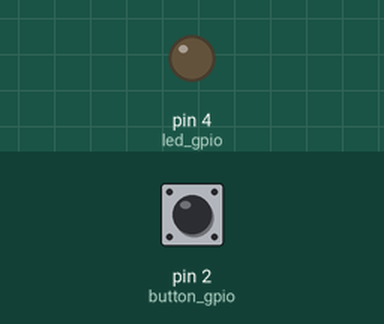
Simulated run of this sketch. Board: Arduino Uno, built with avr-gcc and run on an emulated ATmega328P. On the bench: output pins drawn as LEDs (lit = HIGH). The inputs (shaded band) are chosen by the test bench; at power-on: pin 2 (button_gpio) LOW.

Above: at 1.2 s.
1.3 s: pin 2 (button_gpio) pulled HIGH for 0.15 s
At 1.37 s:
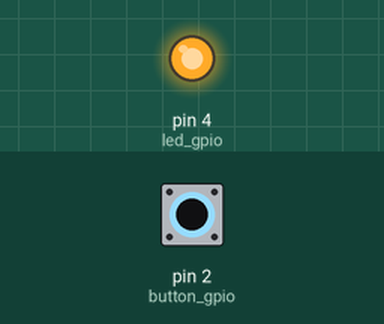
2.9 s: pin 2 (button_gpio) pulled HIGH for 3.2 s
At 6.9 s:
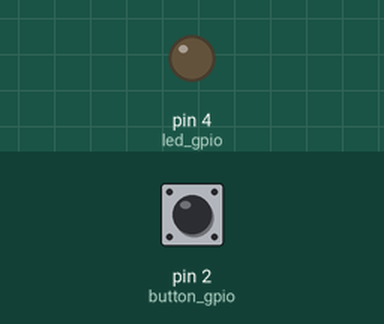
Timing chart, 0 to 8.4 s (numbered marks = the images above; inputs shaded):
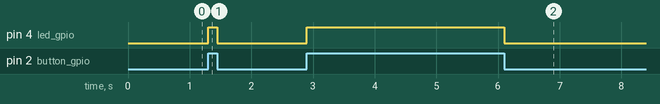

Measured:
- after the input at 1.3 s, pin 4 (led_gpio): LOW → HIGH at once, → LOW 0.15 s later
- after the input at 2.9 s, pin 4 (led_gpio): LOW → HIGH at once, → LOW 3.2 s later

The sketch:

01c_Push_Button.ino
```cpp
const byte led_gpio = 4;
const byte button_gpio = 2;

int buttonState = 0;


void setup() {
  // initializing digital pin led_gpio as an output.
  pinMode(led_gpio, OUTPUT);

  // initializing the pushbutton pin as an input:
  pinMode(button_gpio, INPUT);
}


void loop() {
  // read the state of the pushbutton value:
  buttonState = digitalRead(button_gpio);

  // check if the pushbutton is pressed. If it is, the buttonState is HIGH:
  if (buttonState == HIGH) {

     digitalWrite(led_gpio, HIGH);               // turn LED on:

  } else {


    digitalWrite(led_gpio, LOW);                  // turn LED off:
  }
}
```
